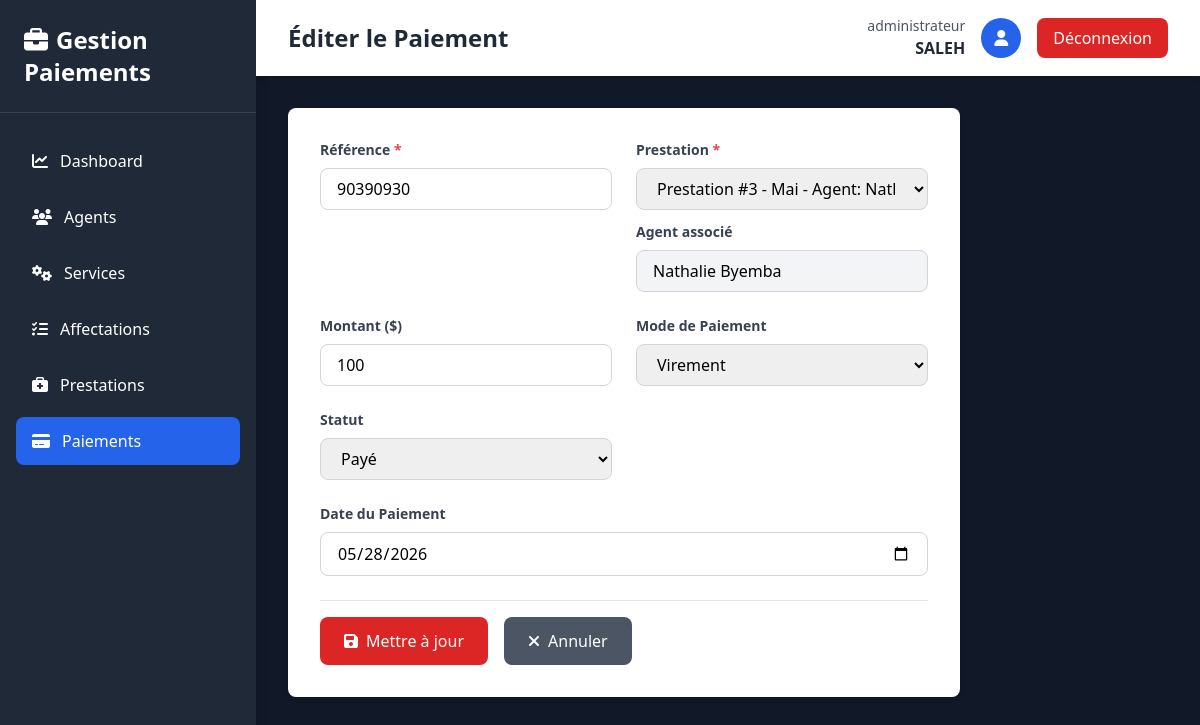
Screenshot of /pages/paiements/add.php?id=3 (signed in) with the database file from the repository.
### tables this page shows
CREATE TABLE `paiement` (
  `id` int(11) NOT NULL,
  `reference` int(11) DEFAULT NULL,
  `montant` float DEFAULT NULL,
  `date_paiement` date DEFAULT NULL,
  `mode_paiement` varchar(50) DEFAULT NULL,
  `statut` varchar(50) DEFAULT NULL,
  `numeroPrest` int(11) NOT NULL,
  `id_agent` int(11) DEFAULT NULL
);

CREATE TABLE `agent` (
  `id_agent` int(11) NOT NULL,
  `nom_complet` varchar(100) NOT NULL,
  `adresse` varchar(150) DEFAULT NULL,
  `date_naissance` date DEFAULT NULL,
  `telephone` varchar(20) DEFAULT NULL,
  `profil` varchar(50) DEFAULT NULL,
  `lieu_naissance` varchar(100) DEFAULT NULL,
  `fonction` varchar(100) DEFAULT NULL
);

### pages/paiements/add.php (the view, shortened to what the rows shown need)
<?php
require_once __DIR__ . '/../../Config/Database.php';
require_once __DIR__ . '/../../Classes/Paiement.php';
require_once __DIR__ . '/../../Classes/Prestation.php';
require_once __DIR__ . '/../../Classes/Affectation.php';
require_once __DIR__ . '/../../Classes/Agent.php';
$paiement = null;
$title = "Ajouter un Paiement";
$prestations = Prestation::getAll();
if (isset($_GET['id'])) {
    $paiement = Paiement::getById($_GET['id']);
    $title = "Éditer le Paiement";
}
?>
<!DOCTYPE html>
<html lang="fr">
<head>
    <script src="https://cdn.tailwindcss.com"></script>
    <link rel="stylesheet" href="https://cdnjs.cloudflare.com/ajax/libs/font-awesome/6.4.0/css/all.min.css">
</head>
<body class="bg-gray-50">
    <div class="flex h-screen bg-gray-900">
        <div class="w-64 bg-gray-800 text-white shadow-lg overflow-y-auto">
            <div class="p-6 border-b border-gray-700">
                <h1 class="text-2xl font-bold">
                    <i class="fas fa-briefcase mr-2"></i>Gestion Paiements
                </h1>
            </div>
        </div>
        <div class="flex-1 flex flex-col overflow-hidden">
            <div class="bg-white shadow-md">
                <div class="max-w-7xl mx-auto px-4 sm:px-6 lg:px-8 py-4 flex justify-between items-center w-full">
                    <h2 class="text-2xl font-bold text-gray-800"><?php echo $title; ?></h2>
                </div>
            </div>
            <div class="flex-1 overflow-auto p-8">
                <div class="max-w-2xl bg-white rounded-lg shadow-md p-8">
                    <form method="POST" class="space-y-6">
                        <div class="grid grid-cols-1 md:grid-cols-2 gap-6">
                            <div>
                                <label class="block text-sm font-semibold text-gray-700 mb-2">
                                    Référence <span class="text-red-500">*</span>
                                </label>
                                <input type="number" name="reference" class="w-full px-4 py-2 border border-gray-300 rounded-lg focus:outline-none focus:border-blue-500"
                                    value="<?php echo $paiement ? $paiement->getReference() : ''; ?>" required>
                            </div>
                            <div>
                                <label class="block text-sm font-semibold text-gray-700 mb-2">
                                    Prestation <span class="text-red-500">*</span>
                                </label>
                                <select name="numeroPrest" id="numeroPrest" class="w-full px-4 py-2 border border-gray-300 rounded-lg focus:outline-none focus:border-blue-500" required>
                                    <?php foreach ($prestations as $prestation):
                                        $agentName = 'N/A';
                                        $agentId = '';
                                        $aff = Affectation::getById($prestation->getIdAffectation());
                                        if ($aff) {
                                            $agentObj = Agent::getById($aff->getIdAgent());
                                            if ($agentObj) {
                                                $agentName = $agentObj->getNomComplet();
                                                $agentId = $agentObj->getIdAgent();
                                            }
                                        }
                                    ?>
                                    <option value="<?php echo $prestation->getNumeroPrest(); ?>" data-agent="<?php echo htmlspecialchars($agentName); ?>" data-agent-id="<?php echo htmlspecialchars($agentId); ?>" <?php echo $paiement && $paiement->getNumeroPrest() == $prestation->getNumeroPrest() ? 'selected' : ''; ?> >
                                        Prestation #<?php echo $prestation->getNumeroPrest(); ?> - <?php echo htmlspecialchars($prestation->getLibelle()); ?> - Agent: <?php echo htmlspecialchars($agentName); ?>
                                    </option>
                                    <?php endforeach; ?>
                                </select>
                                <div class="mt-3">
                                    <label class="block text-sm font-semibold text-gray-700 mb-2">Agent associé</label>
                                    <input type="text" id="agentName" class="w-full px-4 py-2 border border-gray-300 rounded-lg bg-gray-100" readonly value="<?php
                                        $initialAgent = '';
                                        if ($paiement) {
                                            $selPrest = Prestation::getById($paiement->getNumeroPrest());
                                            if ($selPrest) {
                                                $affSel = Affectation::getById($selPrest->getIdAffectation());
                                                if ($affSel) {
                                                    $agSel = Agent::getById($affSel->getIdAgent());
                                                    if ($agSel) {
                                                        $initialAgent = $agSel->getNomComplet();
                                                    }
                                                }
                                            }
                                        }
                                        echo htmlspecialchars($initialAgent);
                                    ?>">
                                </div>
                            </div>
                            <div>
                                <label class="block text-sm font-semibold text-gray-700 mb-2">
                                    Montant ($)
                                </label>
                                <input type="number" name="montant" class="w-full px-4 py-2 border border-gray-300 rounded-lg focus:outline-none focus:border-blue-500"
                                    value="<?php echo $paiement ? $paiement->getMontant() : ''; ?>" step="0.01">
                            </div>
                            <div>
                                <label class="block text-sm font-semibold text-gray-700 mb-2">
                                    Mode de Paiement
                                </label>
                                <select name="mode_paiement" class="w-full px-4 py-2 border border-gray-300 rounded-lg focus:outline-none focus:border-blue-500">
                                    <option value="Virement" <?php echo $paiement && $paiement->getModePaiement() === 'Virement' ? 'selected' : ''; ?>>Virement</option>
                                </select>
                            </div>
                            <div>
                                <label class="block text-sm font-semibold text-gray-700 mb-2">
                                    Statut
                                </label>
                                <select name="statut" class="w-full px-4 py-2 border border-gray-300 rounded-lg focus:outline-none focus:border-blue-500">
                                    <option value="Payé" <?php echo $paiement && $paiement->getStatut() === 'Payé' ? 'selected' : ''; ?>>Payé</option>
                                </select>
                            </div>
                            <div class="md:col-span-2">
                                <label class="block text-sm font-semibold text-gray-700 mb-2">
                                    Date du Paiement
                                </label>
                                <input type="date" name="date_paiement" class="w-full px-4 py-2 border border-gray-300 rounded-lg focus:outline-none focus:border-blue-500"
                                    value="<?php echo $paiement ? $paiement->getDatePaiement() : ''; ?>">
                            </div>
                        </div>
                    </form>
                </div>
            </div>
        </div>
    </div>
</body>
</html>

### rows the page displays
paiement: reference "90390930", numeroPrest "Prestation #3 - Mai - Agent: Nathalie Byemba", montant "100", mode_paiement "Virement", statut "Payé", date_paiement "05/28/2026"
agent: nom_complet "Nathalie Byemba"

### other values shown
$title "Éditer le Paiement"
$_SESSION['user_role'] "administrateur"
$_SESSION['username'] "SALEH"
$button_text "Mettre à jour"
